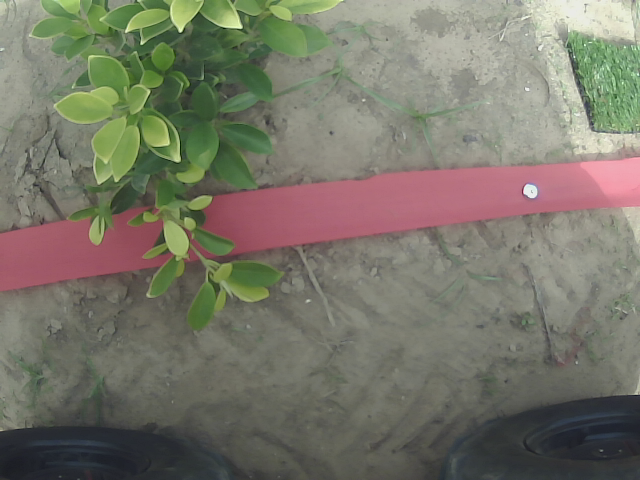
%> input picture weed_detection/image.png, 640 x 480 px
$ octave --eval "result = redlane(imread('image.png'));"   (GNU Octave 9; MATLAB toolbox functions it lacks are replaced by stand-ins)
%> lines starting %> are read from the running program, lines starting %| are printed output that depends on the picture; in (x1, y1, x2, y2) boxes, pixels count from 0 and x2, y2 are one past the last pixel; in counts of white or black regions, pixels touching at a corner belong together; the program's own positions count from 1
function [BW,maskedRGBImage, firstBrightPixelColumn] = redlane(RGB)
%createMask  Threshold RGB image using auto-generated code from colorThresholder app.
%  [BW,MASKEDRGBIMAGE] = createMask(RGB) thresholds image RGB using
%  auto-generated code from the colorThresholder app. The colorspace and
%  range for each channel of the colorspace were set within the app. The
%  segmentation mask is returned in BW, and a composite of the mask and
%  original RGB images is returned in maskedRGBImage.

% Auto-generated by colorThresholder app on 28-Jul-2023
%------------------------------------------------------
firstBrightPixelColumn =0;
counter = 1;
% Convert RGB image to chosen color space
%I = rgb2lab(RGB);

I = imresize(rgb2lab(RGB),[300,300]);
%> I: size 300x300x3 double; mean of channels 1, 2, 3 49.3, -1.8, 8.1

% Define thresholds for channel 1 based on histogram settings
channel1Min = 43.139;
channel1Max = 94.937;

% Define thresholds for channel 2 based on histogram settings
channel2Min = 7.792;
channel2Max = 36.503;

% Define thresholds for channel 3 based on histogram settings
channel3Min = -13.830;
channel3Max = 5.688;

% Create mask based on chosen histogram thresholds
sliderBW = (I(:,:,1) >= channel1Min ) & (I(:,:,1) <= channel1Max) & ...
    (I(:,:,2) >= channel2Min ) & (I(:,:,2) <= channel2Max) & ...
    (I(:,:,3) >= channel3Min ) & (I(:,:,3) <= channel3Max);
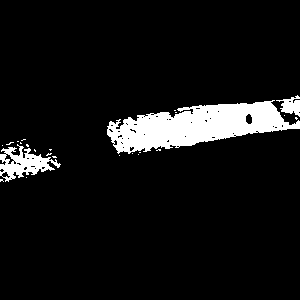
%> sliderBW: size 300x300 logical; 7.8% white; 24 white regions (21 under 20 px), largest, box (x1, y1, x2, y2) and area: (107, 100, 300, 154) 5622, (0, 144, 61, 182) 1024, (276, 95, 300, 117) 276
BW = sliderBW;

% Perform dilation on the binary mask
    se_dilation = strel('disk', 8); % Adjust the disk size as needed
    BW = imdilate(BW, se_dilation);
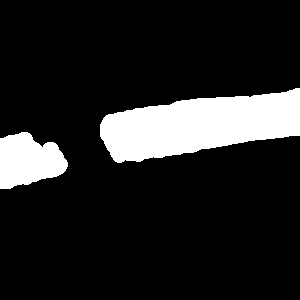
%> BW: size 300x300 logical; 13.8% white; 2 white regions, box (x1, y1, x2, y2) and area: (100, 88, 300, 163) 9662, (0, 132, 68, 189) 2787

    % Perform erosion on the dilated mask
    se_erosion = strel('disk', 2); % Adjust the disk size as needed
    BW = imerode(BW, se_erosion);
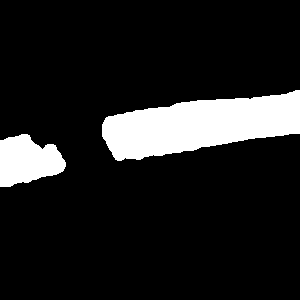
%> BW: size 300x300 logical; 12.6% white; 2 white regions, box (x1, y1, x2, y2) and area: (102, 90, 300, 161) 8816, (0, 134, 66, 187) 2485

% Initialize output masked image based on input image.
maskedRGBImage = RGB;
%> maskedRGBImage is the input picture: size 480x640x3 uint8; mean R, G, B 119.8, 118.1, 104.1

% Set background pixels where BW is false to zero.
maskedRGBImage(repmat(~BW,[1 1 3])) = 0;
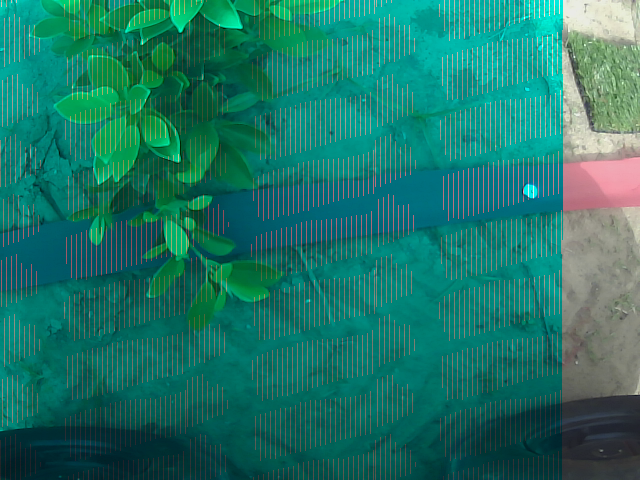
%> maskedRGBImage: size 480x640x3 uint8; mean R, G, B 29.5, 118.1, 104.1

% Count the number of white blobs (connected components) in the eroded mask
    labeled_mask = bwlabel(BW);
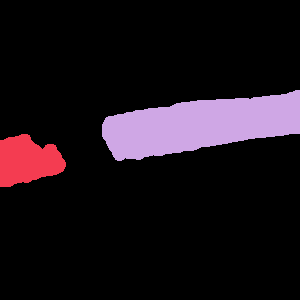
%> labeled_mask: size 300x300 double; 3 distinct labels, from 0 to 2; one colour per label, 0 black

    % Find the properties of connected components
    blob_props = regionprops(labeled_mask, 'Area');
%> blob_props = 2 regions; Area: 8816, 2485

    % Find the index of the largest blob based on its area
    [~, idx] = max([blob_props.Area]);
%> idx = 2

    % Get the number of pixels for the largest blob
    %largest_blob_pixels = blob_props(idx).Area;
try
   largest_blob_pixels = blob_props(idx).Area;
%> largest_blob_pixels = 8816
catch exception
    largest_blob_pixels = 1;
end
cc = bwconncomp(BW);
%> cc = 2 connected components
if (largest_blob_pixels > 1)
% Get the properties of the connected components
props = regionprops(cc, 'Area', 'PixelIdxList');
%> props = 2 regions; Area: 8816, 2485

% Initialize a binary image to retain only the largest blob
largestBlobImage = false(size(BW));

% Find the largest connected component (blob) based on area
[~, idx] = max([props.Area]);

% Set the pixels of the largest blob to 1 in the new binary image
largestBlobImage(cc.PixelIdxList{idx}) = true;
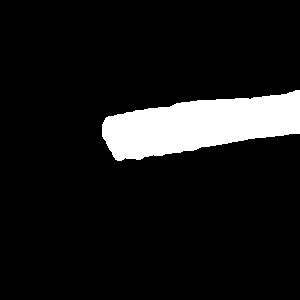
%> largestBlobImage: size 300x300 logical; 9.8% white; 1 white region, box (x1, y1, x2, y2) and area: (102, 90, 300, 161) 8816
BW=largestBlobImage;


if (largest_blob_pixels > 600)
  % Assuming you have a binary image named 'binaryImage'

% Find the size of the binary image
[rows, columns] = size(BW);
%> rows = 300; columns = 300

% Initialize the column value of the first bright pixel from the left
firstBrightPixelColumn = -1;
counter = 1;
% Loop through the image columns starting from the leftmost column
%for col = columns:1:columns
for col = columns:-1:1
    % Check if the current column contains any pixel of interest (1)
    if any(BW(:, col))
        % Store the column number and break the loop
        firstBrightPixelColumn = col;
        break;
    end
end
%firstBrightPixelColumn =
%disp(300-firstBrightPixelColumn)
% Display the result
%if firstBrightPixelColumn ~= -1
   fprintf('First bright pixel column red lane: %d\n', firstBrightPixelColumn);
%| First bright pixel column red lane: 300
%else
  %  fprintf('No bright pixels found in the image.\n');
%end

    end
    %disp(counter)
end
end

$ run again, on weed_detection/no_red.png
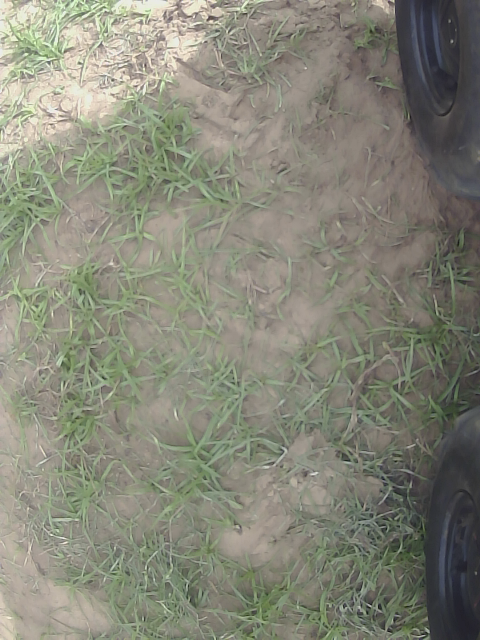
%> input picture weed_detection/no_red.png, 480 x 640 px
%> I: size 300x300x3 double; mean of channels 1, 2, 3 55.2, -2.9, 7.6
%> in redlane, `sliderBW = (I(:,:,1) >= channel1Min ) & (I(:,:,1) <= channel1Max) & (I..`:
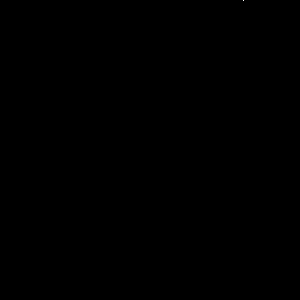
%> sliderBW: size 300x300 logical; 0% white in thin lines or dots, all inside (x1, y1, x2, y2) = (243, 0, 244, 1)
%> in redlane, maskedRGBImage is the input picture: size 640x480x3 uint8; mean R, G, B 133.6, 134.2, 119.7
%> in redlane, `maskedRGBImage(repmat(~BW,[1 1 3])) = 0;`:
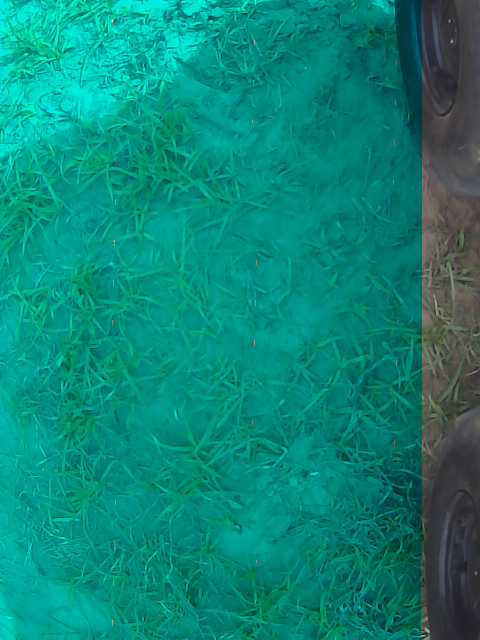
%> maskedRGBImage: size 640x480x3 uint8; mean R, G, B 8.7, 134.2, 119.7
%> labeled_mask: size 300x300 double; values 0 (black) and 1 (white), 0.06% white; 1 white region, box (x1, y1, x2, y2) and area: (238, 0, 249, 6) 56
%> blob_props = 1 region; Area: 56
%> idx = 1
%> largest_blob_pixels = 56
%> cc = 1 connected component
%> props = 1 region; Area: 56

$ run again, on weed_detection/real_weed.png
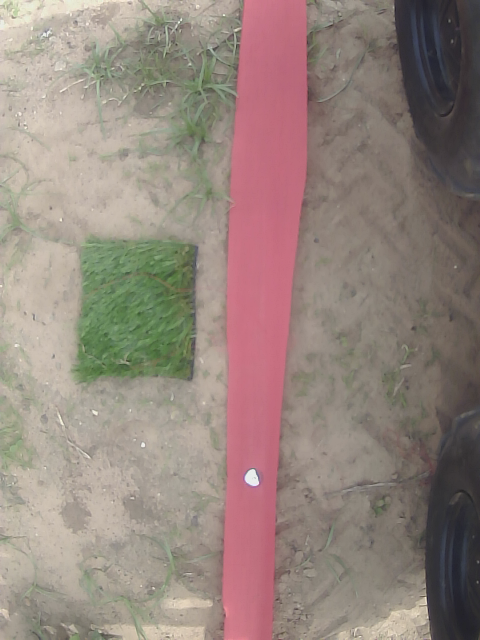
%> input picture weed_detection/real_weed.png, 480 x 640 px
%> I: size 300x300x3 double; mean of channels 1, 2, 3 56.8, 4.5, 6.7
%> in redlane, `sliderBW = (I(:,:,1) >= channel1Min ) & (I(:,:,1) <= channel1Max) & (I..`:
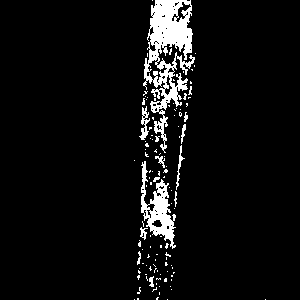
%> sliderBW: size 300x300 logical; 6.1% white; 113 white regions (100 under 20 px), largest, box (x1, y1, x2, y2) and area: (143, 0, 195, 153) 3267, (141, 161, 176, 249) 1187, (139, 106, 150, 140) 158
%> in redlane, maskedRGBImage is the input picture: size 640x480x3 uint8; mean R, G, B 149.2, 133.6, 125.5
%> in redlane, `labeled_mask = bwlabel(BW);`:
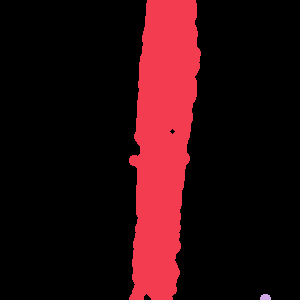
%> labeled_mask: size 300x300 double; 3 distinct labels, from 0 to 2; one colour per label, 0 black
%> blob_props = 2 regions; Area: 15241, 56
%> idx = 1
%> largest_blob_pixels = 15241
%> cc = 2 connected components
%> props = 2 regions; Area: 15241, 56
%> largestBlobImage: size 300x300 logical; 16.9% white; 1 white region, box (x1, y1, x2, y2) and area: (129, 0, 201, 300) 15241
%> after the loop in redlane, `for col = columns:-1:1`: firstBrightPixelColumn = 201
%| First bright pixel column red lane: 201
